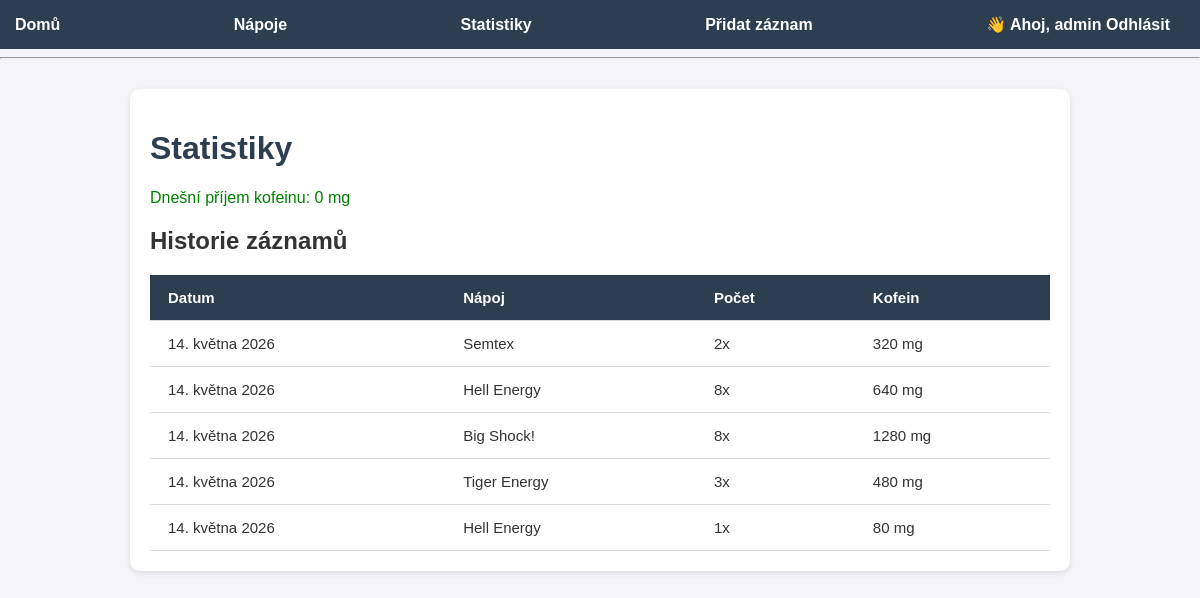
Before: /stats/ (signed in) with the older database file.
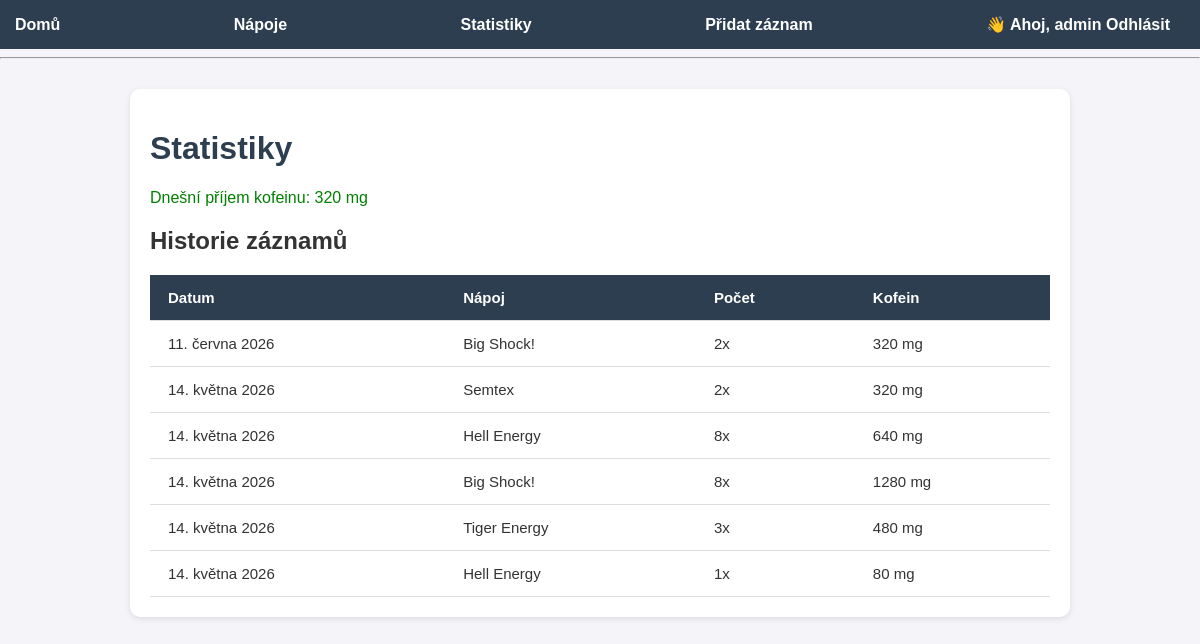
After: the same page with the newer database file.
### tracker/models.py (models this page shows, shortened)
class Consumption(models.Model):
    user = models.ForeignKey(User, on_delete=models.CASCADE)
    drink = models.ForeignKey(Drink, on_delete=models.CASCADE)
    amount = models.IntegerField(default=1)
    date = models.DateField(auto_now_add=True)

class Drink(models.Model):
    name = models.CharField(max_length=100)
    caffeine_mg = models.IntegerField()
    sugar_g = models.IntegerField()
    volume_ml = models.IntegerField()

### tracker/views.py (the view)
# urls.py: path('stats/', views.stats, name='stats'),
@login_required(login_url='login')
def stats(request):
    records = Consumption.objects.filter(user=request.user).order_by('-date')
    today_records = Consumption.objects.filter(user=request.user, date=date.today())
    total_caffeine = sum(r.drink.caffeine_mg * r.amount for r in today_records)
    status = "OK" if total_caffeine <= 400 else "EXCEEDED"
    return render(request, 'stats.html', {
        'total': total_caffeine,
        'status': status,
        'records': records
    })

### tracker/templates/stats.html
{% extends 'base.html' %}
{% block content %}
<h1>Statistiky</h1>
{% if status == "OK" %}
    <p style="color:green;">
        Dnešní příjem kofeinu: {{ total }} mg
    </p>
{% else %}
    <p style="color:red;">
        Překročen limit! Dnešní příjem: {{ total }} mg
    </p>
{% endif %}
<h2>Historie záznamů</h2>
<table>
    <tr>
        <th>Datum</th>
        <th>Nápoj</th>
        <th>Počet</th>
        <th>Kofein</th>
    </tr>
    {% for record in records %}
    <tr>
        <td>{{ record.date }}</td>
        <td>{{ record.drink.name }}</td>
        <td>{{ record.amount }}x</td>
        <td>{% widthratio record.drink.caffeine_mg 1 record.amount %} mg</td>
    </tr>
    {% empty %}
    <tr>
        <td colspan="4">Zatím nemáš žádné záznamy.</td>
    </tr>
    {% endfor %}
</table>
{% endblock %}

### tracker/templates/base.html (shortened to what this page needs)
<!DOCTYPE html>
<html lang="cs">
<head>
    {% load static %}
    <link rel="stylesheet" href="{% static 'style.css' %}">
</head>
<body>
<nav>
    <a href="{% url 'home' %}">Domů</a>
    <a href="{% url 'drinks_list' %}">Nápoje</a>
    <a href="{% url 'stats' %}">Statistiky</a>
    <a href="{% url 'add_record' %}">Přidat záznam</a>
    <div style="float:right;">
        {% if user.is_authenticated %}
            <span style="color:white; font-weight:bold;">
                👋 Ahoj, {{ user.username }}
            </span>
            <a href="{% url 'logout' %}">Odhlásit</a>
        {% else %}
            <a href="{% url 'login' %}">Přihlásit</a>
            <a href="{% url 'register' %}">Registrace</a>
        {% endif %}
    </div>
</nav>
<hr>
<div class="container">
    {% block content %}
    {% endblock %}
</div>
</body>
</html>

### energytracker/static/style.css (style rules this page uses)
body { margin: 0; font-family: Arial, sans-serif; background-color: #f4f4f9; color: #333; }
nav { background-color: #2c3e50; padding: 15px; display: flex; justify-content: space-between; align-items: center; }
nav a { color: white; text-decoration: none; margin-right: 15px; font-weight: bold; }
.container { max-width: 900px; margin: 30px auto; background: white; padding: 20px; border-radius: 10px; box-shadow: 0 2px 6px rgba(0,0,0,0.1); }
h1 { color: #2c3e50; }
table { width: 100%; border-collapse: collapse; margin-top: 20px; font-size: 15px; }
th, td { padding: 14px 18px; text-align: left; border-bottom: 1px solid #ddd; }
th { background-color: #2c3e50; color: white; font-weight: bold; }
td { vertical-align: middle; }

Changed rows visible on the page:
added Consumption: date "11. června 2026", drink.name "Big Shock!", amount "2", drink+amount "320"
Other visible differences:
{{ total }}: "0" → "320"
